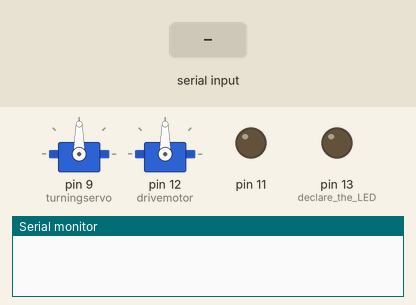
Recording of a sketch running on a simulated Arduino Uno, built with avr-gcc and run on an emulated ATmega328P. Parts: 2 × servo, output pins drawn as LEDs (lit = HIGH), the last lines printed to the serial monitor. Inputs (shaded band) come from the test bench.

Above: at 1.2 s.
1.3 s: "R" received over Serial
At 2.1 s:
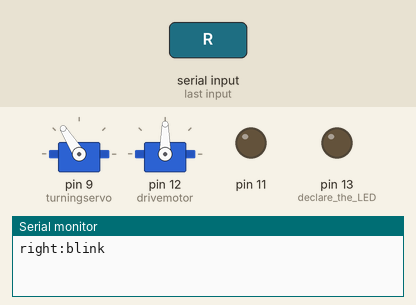
2.9 s: "L" received over Serial
At 3.2 s:
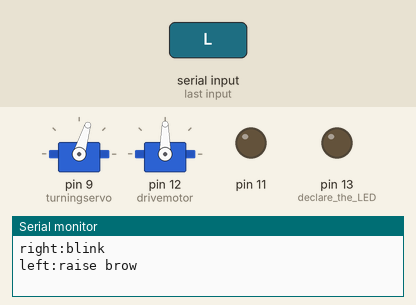
4.4 s: "S" received over Serial
At 5.7 s:
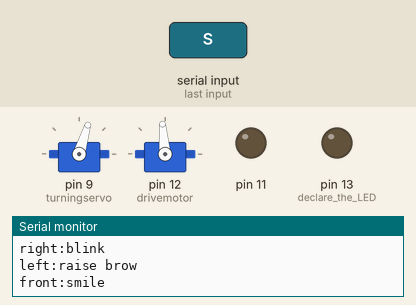
6.0 s: "B" received over Serial
At 6.8 s:
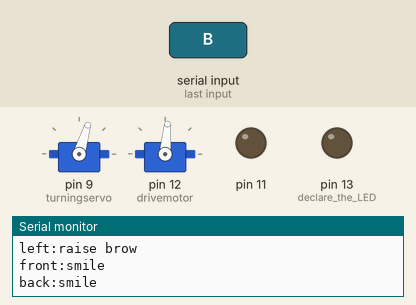
Timing chart, 0 to 8.6 s (numbered marks = the images above; inputs shaded):
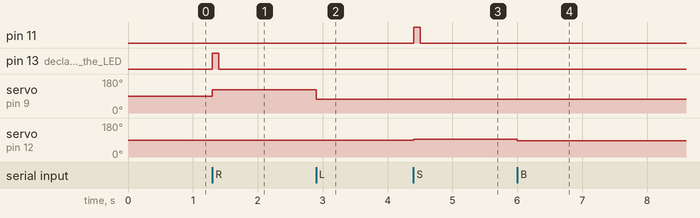

Measured:
- after the input at 1.3 s, pin 13 (declare_the_LED): LOW → HIGH at once, → LOW 0.10 s later; servo on pin 9 (turningservo): 90° → 122° at once
- after the input at 2.9 s, servo on pin 9 (turningservo): 122° → 73° at once
- after the input at 4.4 s, pin 11: LOW → HIGH at once, → LOW 0.10 s later; servo on pin 12 (drivemotor): 90° → 95° at once
- after the input at 6.0 s, servo on pin 12 (drivemotor): 95° → 85° at once

The sketch:

emotiv_control_arduino_Sero.ino
```cpp
/*
 * http://spacetinkerer.blogspot.ca/2011/02/arduino-control-over-serial-port.html
 */

#include <Servo.h>
Servo turningservo;
Servo drivemotor;

int input = 0;       // variable to keep the data from the serial port

void setup() {
  pinMode(13,OUTPUT);    // declare the LED's pin as output
//  pinMode(12,OUTPUT);
  pinMode(11,OUTPUT);
  turningservo.attach(9);
  drivemotor.attach(12);
  Serial.begin(9600);        // connect to the serial port
}

void motor(int val) {
  drivemotor.write(val+90);
  //Serial.println (val+90);
}

void loop () {
  input = Serial.read();
  if (input == 'R' ) {
    digitalWrite(13,HIGH);
    turningservo.write(122);
    delay(100);
    digitalWrite(13,LOW);

    Serial.println("right:blink");
  }
  if (input == 'L'){
    turningservo.write(73);
//    digitalWrite(12,HIGH);
    delay(100);
//    digitalWrite(12,LOW);
    Serial.println("left:raise brow");
  }
    if (input == 'S'){
    digitalWrite(11,HIGH);
     motor(5);
    delay(100);
    digitalWrite(11,LOW);
    Serial.println("front:smile");
  }
      if (input == 'B'){
    motor(-5);
    delay(100);
    Serial.println("back:smile");
  }
}
```
